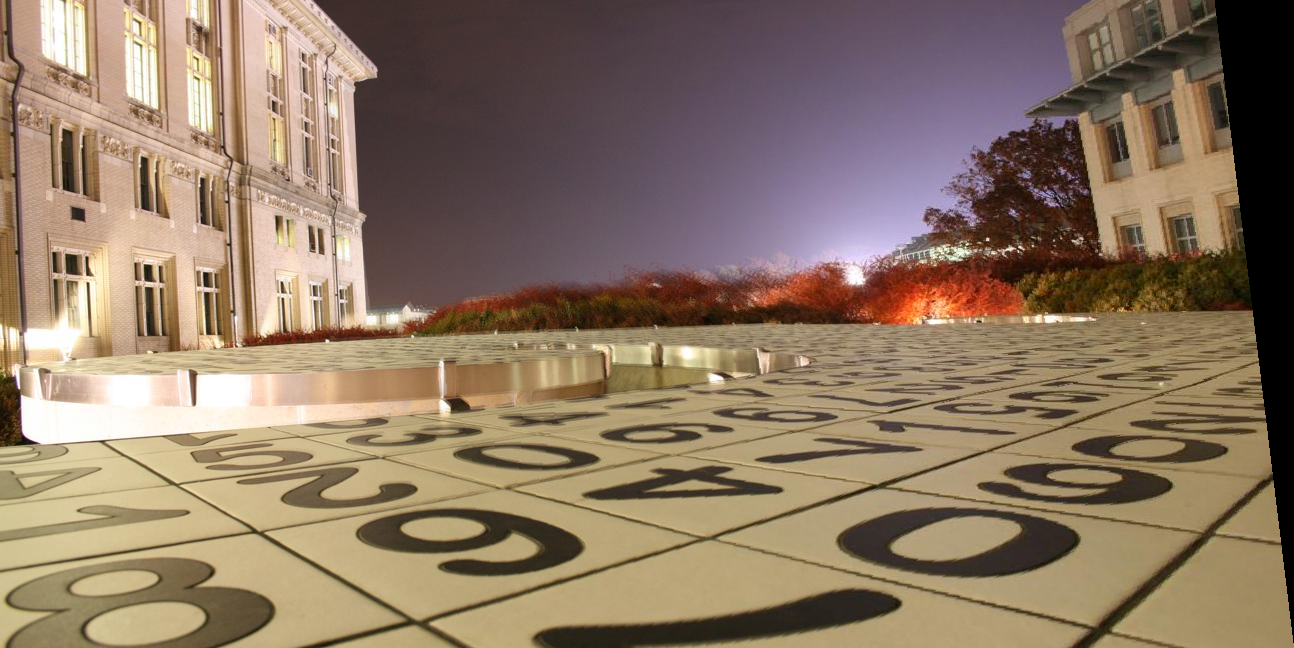
%> input picture hw/data_image_stitching/outs/combleft2.png, 1294 x 648 px
$ octave main_stitch.m   (GNU Octave 9; MATLAB toolbox functions it lacks are replaced by stand-ins)
%> lines starting %> are read from the running program, lines starting %| are printed output that depends on the picture
run('vlfeat/toolbox/vl_setup');
%> (this line was passed over: vl_setup is not available in this run)

% [18 lines of commented-out code are left out]

IMG.im1_orig = imread('outs/combleft2.png');
%> IMG.im1_orig is the input picture: size 648x1294x3 uint8; mean R, G, B 140.9, 120.2, 100.2
IMG.im2_orig = imread('outs/combright.png');
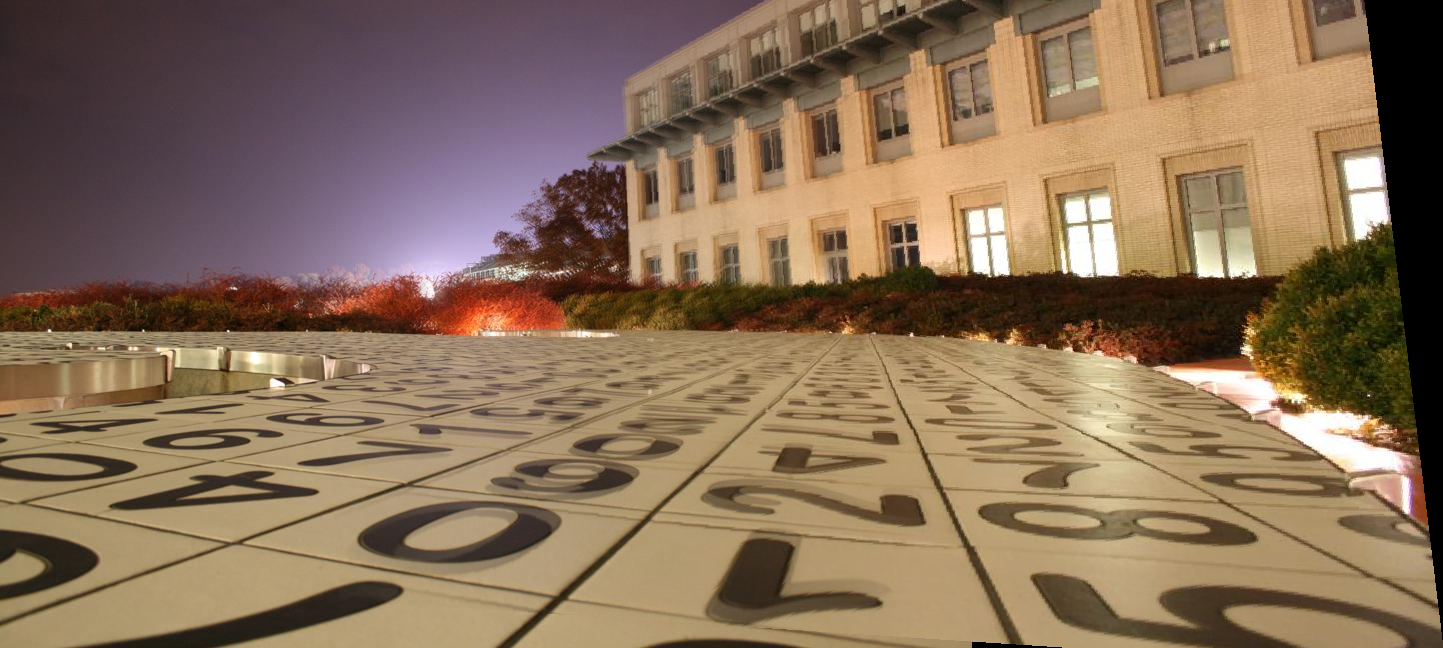
%> input picture hw/data_image_stitching/outs/combright.png, 1443 x 648 px
%> IMG.im2_orig is the input picture: size 648x1443x3 uint8; mean R, G, B 136.4, 111.9, 88.4
mosaic = process_two(IMG, 'outs/combfinal2.png');
% [2 lines not run here, left out]
function mosaic = process_two(IMG, savename)
%> called with savename = 'outs/combfinal2.png'
IMG.im1 = single(rgb2gray(IMG.im1_orig));
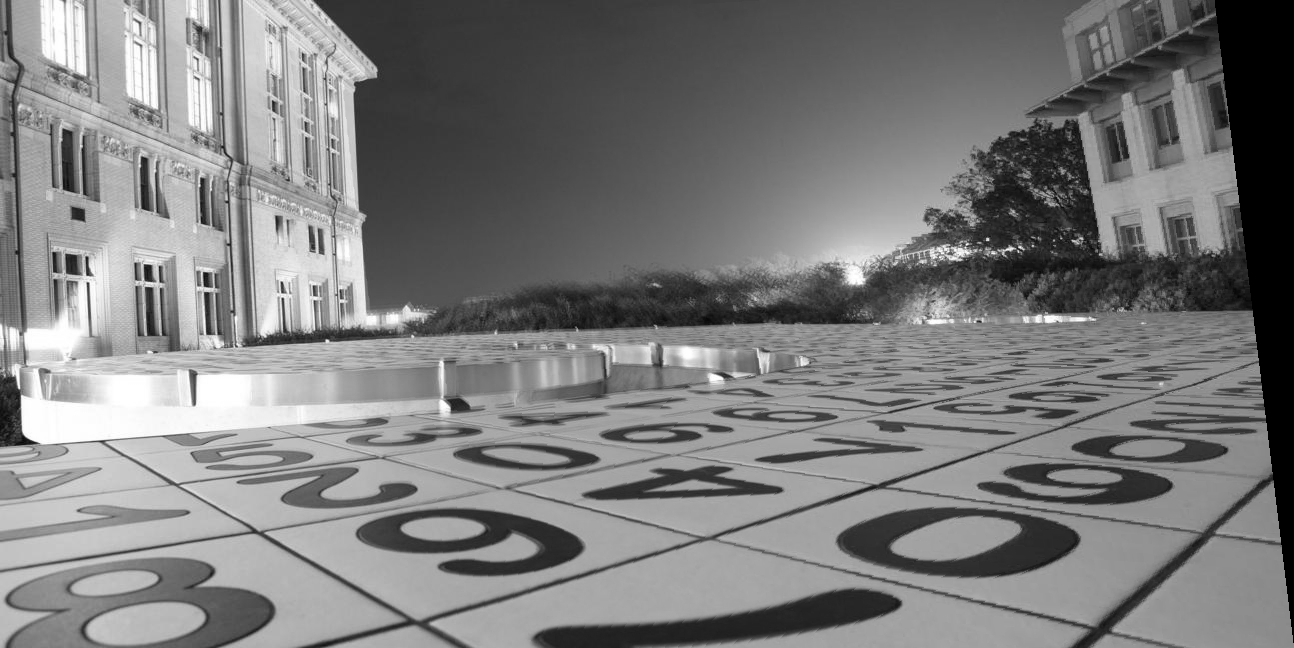
%> IMG.im1: size 648x1294 single; min 0, max 255, mean 124.1
IMG.im2 = single(rgb2gray(IMG.im2_orig));
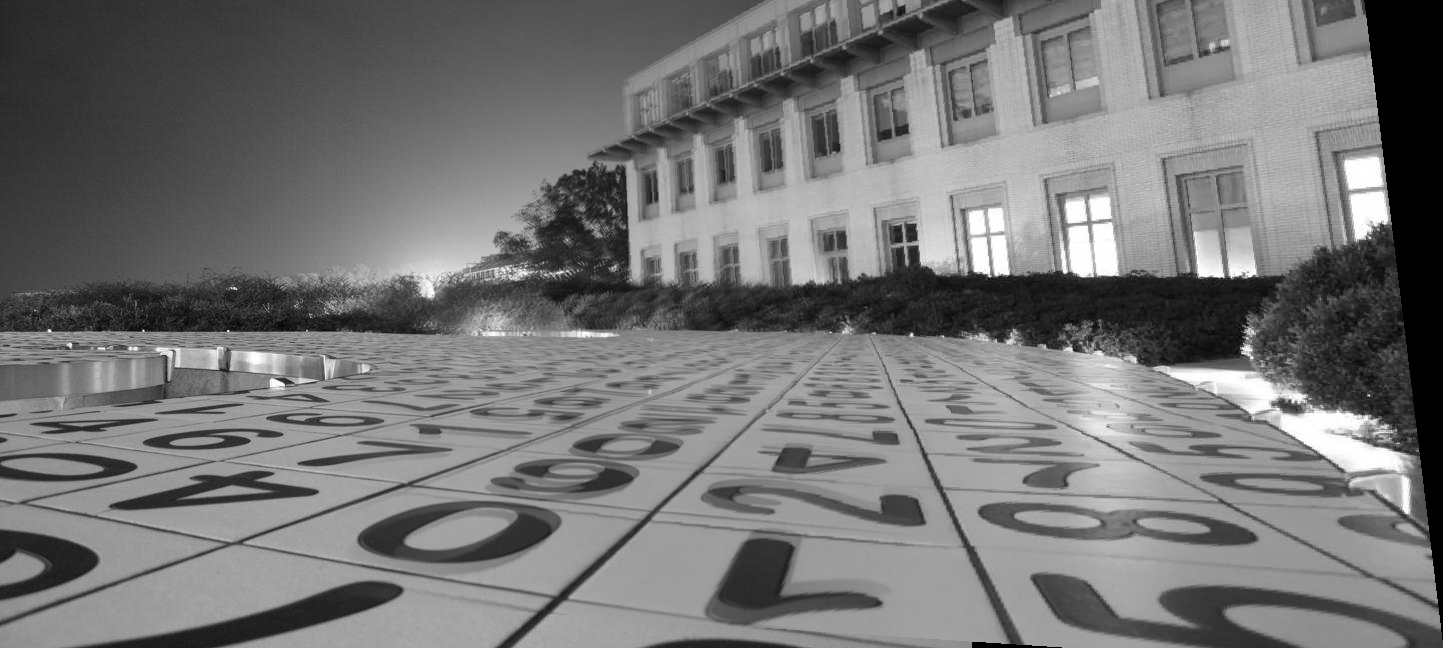
%> IMG.im2: size 648x1443 single; min 0, max 255, mean 116.6
im1 = im2single(IMG.im1_orig);
im2 = im2single(IMG.im2_orig);

%> (the run ends here)
